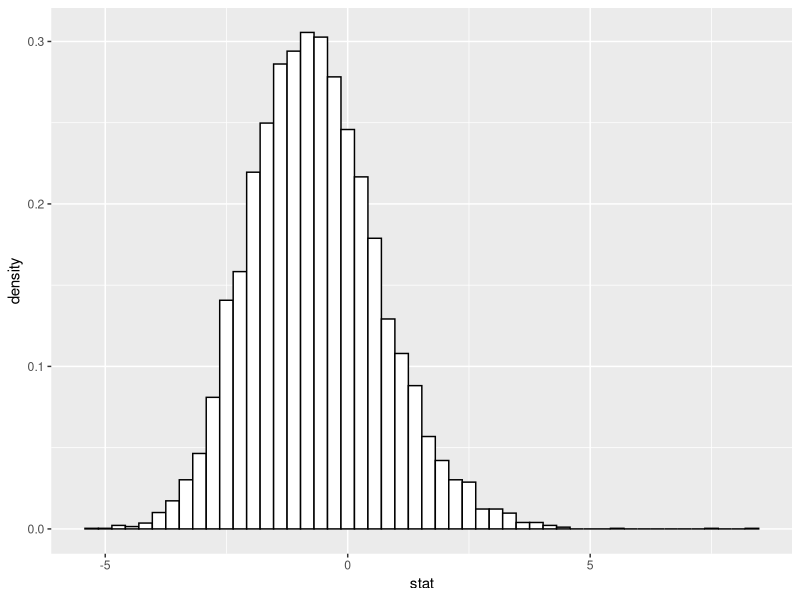
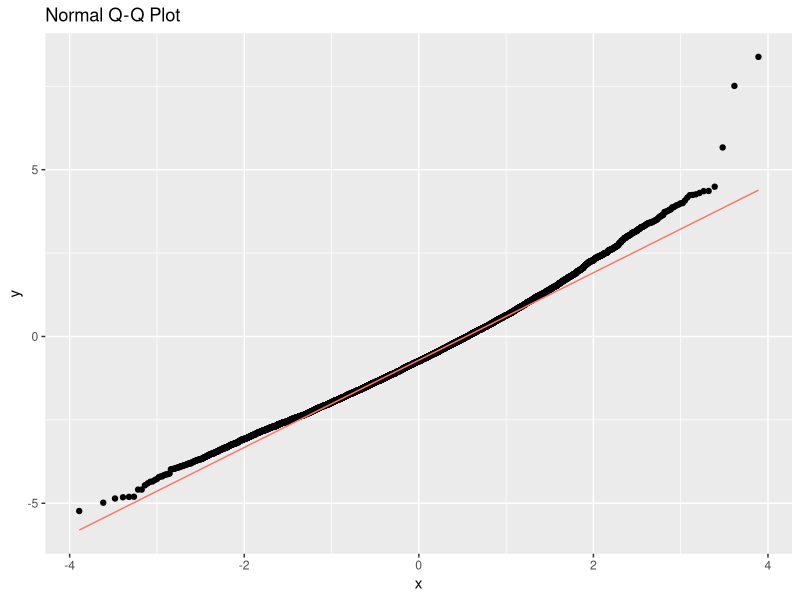

Generate these figures, in order, with R:
library(stats4)       # base package; use for mle()
library(ggplot2)      # Graphing package (sweet)
dev.off()             # delete plots
rm(list = ls())       # delete variables
cat("\014")           # clear console
options(scipen = 999) # disable scientific notation

# ===== Simulation settings ===== #
T_ <- 100   #time periods
n  <- 10000   # simulations

# True alpha-value 
alpha_0 <- 0.3

# Fix random numbers
# set.seed(12345)

# Initialisation
sigma2 <- matrix(0, n, T_)
x      <- matrix(0, n, T_)
stat   <- rep(0, n)

# Random number generation
z <- rnorm(n = n * T_, 0, 1)
z <- matrix(z, n, T_)

for (t in 2:T_){
  sigma2[, t] <- 1 + alpha_0 * x[, t-1] ** 2
  x[, t]      <- sqrt(sigma2[, t]) * z[, t]
}

Y <- x ** 2 - 1          #sig2 = 1 + alpha_0 * x^2 + e
X <- x[, -T_] ** 2
X <- cbind(rep(0, n), X)

alpha_OLS <- rowSums(Y * X) / rowSums(X * X)

stat <- sqrt(T_) * (alpha_OLS - alpha_0)

ggplot(NULL) +
  geom_histogram(aes(x = stat, y = ..density..), 
                 col = 'black', fill = 'white', bins = 50)

ggplot(NULL, aes(sample = stat)) +
  stat_qq() +
  stat_qq_line(aes(col = 'red'), show.legend = F) +
  ggtitle("Normal Q-Q Plot")